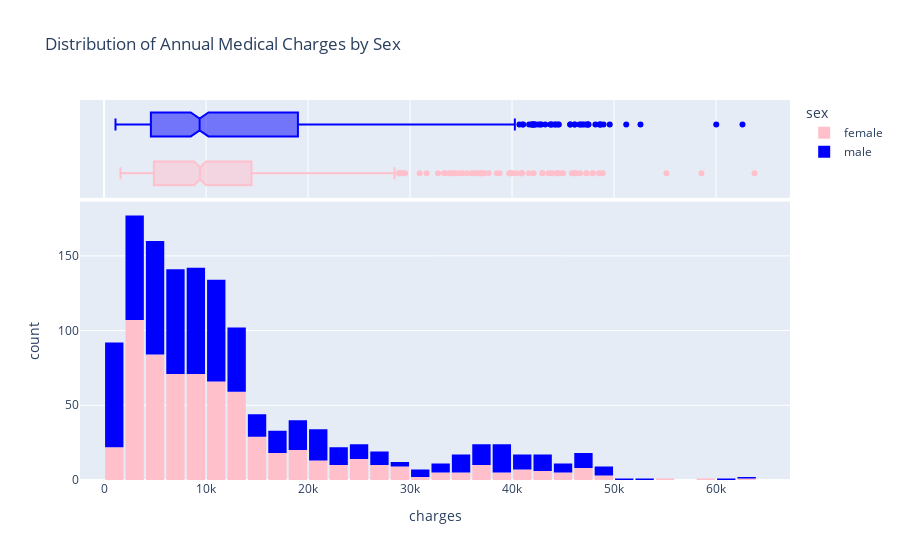

Source (notebook cell):
### Code cell
fig = px.histogram(medical_df,
                   x = 'charges',
                   marginal = 'box',
                   color = 'sex',
                   color_discrete_sequence = ['pink', 'blue'],
                   title = 'Distribution of Annual Medical Charges by Sex')
fig.update_layout(bargap = 0.1)
fig.show()

### Figure 1 — Plotly figure (JSON) as saved in the notebook; plotly's stock layout.template omitted (floating-point values rounded to 4 significant figures; data arrays with more than 128 entries replaced by an {"elided": "..."} marker saying what was removed)
{"data": [{"bingroup": "x", "hovertemplate": "sex=female<br>charges=%{x}<br>count=%{y}<extra></extra>", "legendgroup": "female", "marker": {"color": "pink", "pattern": {"shape": ""}}, "name": "female", "orientation": "v", "showlegend": true, "type": "histogram", "x": {"elided": "662 float values"}, "xaxis": "x", "yaxis": "y"}, {"hovertemplate": "sex=female<br>charges=%{x}<extra></extra>", "legendgroup": "female", "marker": {"color": "pink"}, "name": "female", "notched": true, "showlegend": false, "type": "box", "x": {"elided": "662 float values"}, "xaxis": "x2", "yaxis": "y2"}, {"bingroup": "x", "hovertemplate": "sex=male<br>charges=%{x}<br>count=%{y}<extra></extra>", "legendgroup": "male", "marker": {"color": "blue", "pattern": {"shape": ""}}, "name": "male", "orientation": "v", "showlegend": true, "type": "histogram", "x": {"elided": "676 float values"}, "xaxis": "x", "yaxis": "y"}, {"hovertemplate": "sex=male<br>charges=%{x}<extra></extra>", "legendgroup": "male", "marker": {"color": "blue"}, "name": "male", "notched": true, "showlegend": false, "type": "box", "x": {"elided": "676 float values"}, "xaxis": "x2", "yaxis": "y2"}], "layout": {"bargap": 0.1, "barmode": "relative", "legend": {"title": {"text": "sex"}, "tracegroupgap": 0}, "title": {"text": "Distribution of Annual Medical Charges by Sex"}, "xaxis": {"anchor": "y", "domain": [0, 1], "title": {"text": "charges"}}, "xaxis2": {"anchor": "y2", "domain": [0, 1], "matches": "x", "showgrid": true, "showticklabels": false}, "yaxis": {"anchor": "x", "domain": [0, 0.7326], "title": {"text": "count"}}, "yaxis2": {"anchor": "x2", "domain": [0.7426, 1], "matches": "y2", "showgrid": false, "showline": false, "showticklabels": false, "ticks": ""}}}
